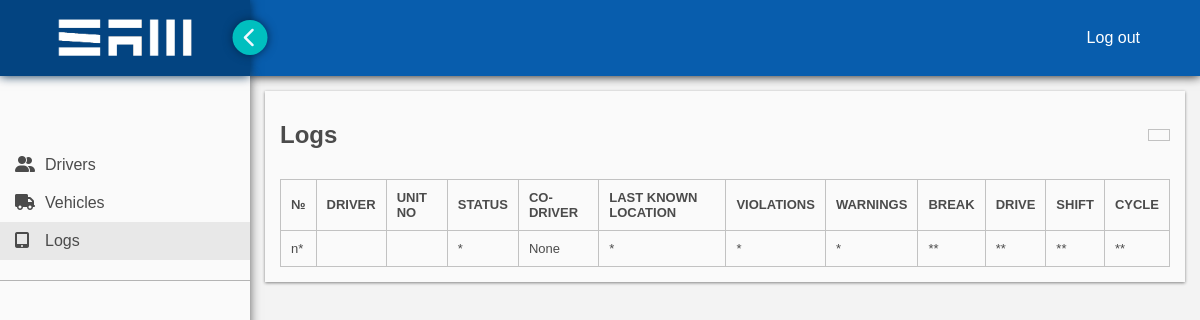
Before: /logs/ with the older database file.
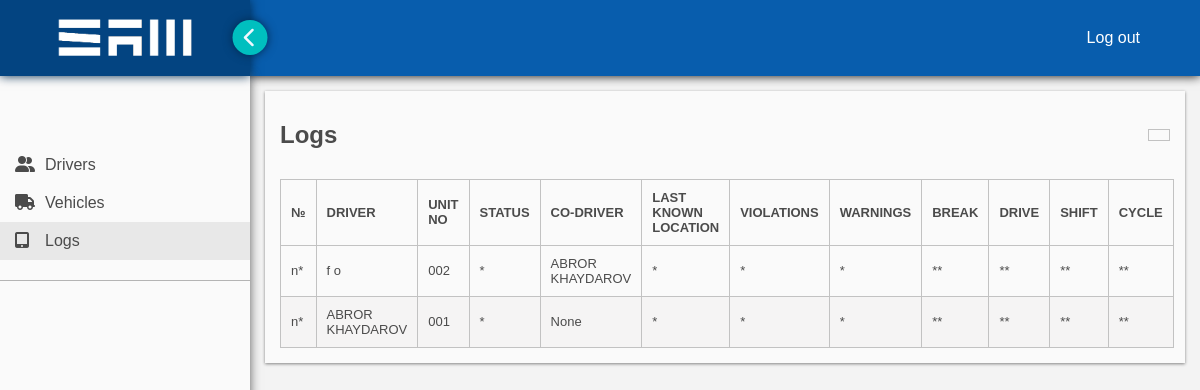
After: the same page with the newer database file.
### sameld/models.py (models this page shows, shortened)
class Driver(models.Model):
    user = models.OneToOneField(User, null=True, on_delete=models.CASCADE)
    cdl_number = models.CharField(max_length=20, unique=True)
    cdl_state = models.CharField(max_length=2, choices=STATES, default='NY')
    vehicle = models.OneToOneField(Vehicle, blank=True, null=True, on_delete=models.SET_NULL)
    co_driver = models.OneToOneField('self', blank=True, null=True, on_delete=models.SET_NULL)
    company_user_id = models.CharField(max_length=15, blank=True, null=True)
    phone = models.CharField(max_length = 10, blank=True, null=True)
    app_version = models.CharField(max_length=5, blank=True, null=True)
    notes = models.CharField(max_length=255, blank=True)
    is_active = models.BooleanField(default=1)
    def __str__(self):
        return self.user.first_name + ' ' + self.user.last_name

class Vehicle(models.Model):
    unit_number = models.CharField(max_length=10, unique=True)
    make = models.CharField(max_length=15, blank=True, null=True)
    model = models.CharField(max_length=20, blank=True, null=True)
    year = models.CharField(max_length=2, choices=YEARS, default='22')
    license_state = models.CharField(max_length=2, choices=STATES, default='NY')
    license_number = models.CharField(max_length=20, null=True)
    vin_number = models.CharField(max_length=20, blank=True, null=True)
    fuel_type = models.CharField(max_length=2, choices=FUEL_TYPE, default='di')
    eld_device = models.CharField(max_length=16, blank=True, null=True)
    notes = models.CharField(max_length=255, blank=True, null=True)
    is_active = models.BooleanField(default=1)

### sameld/views.py (the view)
# urls.py: path('logs/', views.logs, name = 'logs'),
def logs(request):
    query = Driver.objects.all()
    context = {
        'drivers': query,
        'category': 'logs',
    }
    return render(request, 'logs.html', context)

### sameld/templates/logs.html (shortened to what this page needs)
{% extends 'main.html' %}{% load static %} {% block content %}
<link rel="stylesheet" href="{% static 'styles/logs.css' %}" />
<div class="container">
  <div class="row">
    <h2>Logs</h2>
    <a href=""></a>
  </div>
  <table>
    <thead>
      <tr>
        <td>№</td>
        <td>driver</td>
        <td>unit no</td>
        <td>status</td>
        <td>co-driver</td>
        <td>last known location</td>
        <td>violations</td>
        <td>warnings</td>
        <td>break</td>
        <td>drive</td>
        <td>shift</td>
        <td>cycle</td>
      </tr>
    </thead>
    <tbody id="tbody">
      {% if drivers %} {% for driver in drivers %}
      <tr>
        <td>n*</td>
        <td>{{driver.user.first_name}} {{driver.user.last_name}}</td>
        <td>{{driver.vehicle.unit_number}}</td>
        <td>*</td>
        <td>{{driver.co_driver}}</td>
        <td>*</td>
        <td>*</td>
        <td>*</td>
        <td>**</td>
        <td>**</td>
        <td>**</td>
        <td>**</td>
      </tr>
      {% endfor %} {% else %}
      <tr>
        <td colspan="12">no records found</td>
      </tr>
      {% endif %}
    </tbody>
  </table>
</div>
{% endblock %}

Changed rows visible on the page:
changed Driver: user.first_name (not shown) → "f"; user.last_name (not shown) → "o"; vehicle.unit_number (not shown) → "002"; co_driver "None" → "ABROR KHAYDAROV"
added Driver: user.first_name "ABROR", user.last_name "KHAYDAROV", vehicle.unit_number "001", co_driver "None"
